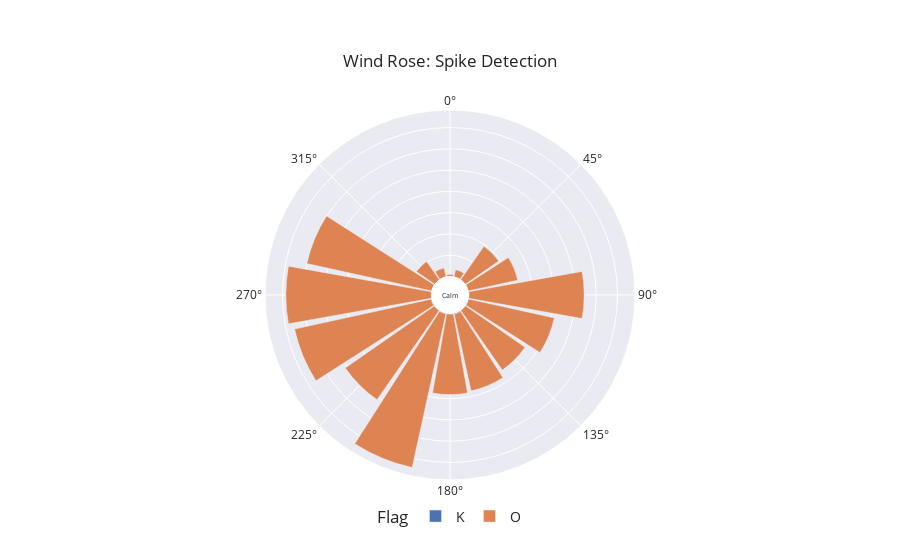

This figure's notebook cell:
### Markdown cell above
![](sites/SCHR.jpg)

### Code cell
# FINR Rathaus Gemeinde Finsing
df_site = extract_site_data(df=df, dates = dates, site_name="FINR")

plot_wind_rose(df_site, column="Flag")

### Figure 1 — Plotly figure (JSON) as saved in the notebook; plotly's stock layout.template omitted (floating-point values rounded to 4 significant figures)
{"data": [{"hovertemplate": "Flag=K<br>len=%{r}<br>cardinal_direction=%{theta}<extra></extra>", "legendgroup": "K", "marker": {"color": "rgb(76,114,176)", "pattern": {"shape": ""}}, "name": "K", "r": [282, 98, 10, 191, 138, 13, 197, 21, 55, 36, 25, 133, 158, 83, 113, 98], "showlegend": true, "subplot": "polar", "theta": [157.5, 112.5, 0, 247.5, 225, 22.5, 202.5, 337.5, 67.5, 45, 315, 90, 180, 135, 270, 292.5], "type": "barpolar"}, {"hovertemplate": "Flag=O<br>len=%{r}<br>cardinal_direction=%{theta}<extra></extra>", "legendgroup": "O", "marker": {"color": "rgb(221,132,82)", "pattern": {"shape": ""}}, "name": "O", "r": [434, 1719, 25502, 18890, 17062, 9552, 18430, 11893, 29987, 5250, 36962, 20645, 32848, 27040, 34100, 2144], "showlegend": true, "subplot": "polar", "theta": [0, 22.5, 225, 180, 135, 45, 157.5, 67.5, 292.5, 315, 202.5, 112.5, 247.5, 90, 270, 337.5], "type": "barpolar"}], "layout": {"annotations": [{"font": {"size": 7}, "showarrow": false, "text": "Calm", "x": 0.5, "y": 0.5}], "barmode": "relative", "legend": {"font": {"size": 14}, "orientation": "h", "title": {"text": "Flag"}, "tracegroupgap": 0, "x": 0.5, "xanchor": "center", "y": -0.1, "yanchor": "middle"}, "margin": {"t": 110}, "polar": {"angularaxis": {"direction": "clockwise", "rotation": 90}, "domain": {"x": [0, 1], "y": [0, 1]}, "hole": 0.1, "radialaxis": {"linewidth": 0, "showticklabels": false, "ticks": ""}}, "title": {"text": "Wind Rose: Spike Detection", "xanchor": "center", "yanchor": "top"}}}
